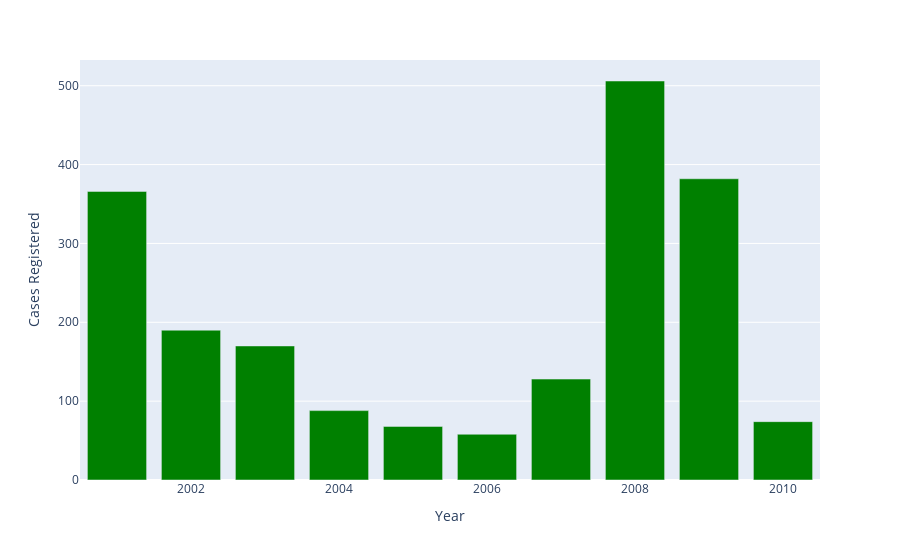

Notebook code for this chart:
### Markdown cell above
### Cases registered against Police under Human Rights violations from 2001 to 2010 <a class="anchor" id="section_2_2"></a>

### Code cell
g3 = pd.DataFrame(police_hr.groupby(['Year'])['Cases_Registered_under_Human_Rights_Violations'].sum().reset_index())
g3.columns = ['Year','Cases Registered']

fig = px.bar(g3,x='Year',y='Cases Registered',color_discrete_sequence=['green'])
fig.show()

### Figure 1 — Plotly figure (JSON) as saved in the notebook; plotly's stock layout.template omitted (floating-point values rounded to 4 significant figures)
{"data": [{"alignmentgroup": "True", "hovertemplate": "Year=%{x}<br>Cases Registered=%{y}<extra></extra>", "legendgroup": "", "marker": {"color": "green"}, "name": "", "offsetgroup": "", "orientation": "v", "showlegend": false, "textposition": "auto", "type": "bar", "x": [2001, 2002, 2003, 2004, 2005, 2006, 2007, 2008, 2009, 2010], "xaxis": "x", "y": [366, 190, 170, 88, 68, 58, 128, 506, 382, 74], "yaxis": "y"}], "layout": {"autosize": true, "barmode": "relative", "legend": {"tracegroupgap": 0}, "margin": {"t": 60}, "xaxis": {"anchor": "y", "autorange": true, "domain": [0, 1], "range": [2000.0, 2010.0], "title": {"text": "Year"}, "type": "linear"}, "yaxis": {"anchor": "x", "autorange": true, "domain": [0, 1], "range": [0, 532.6], "title": {"text": "Cases Registered"}, "type": "linear"}}}
